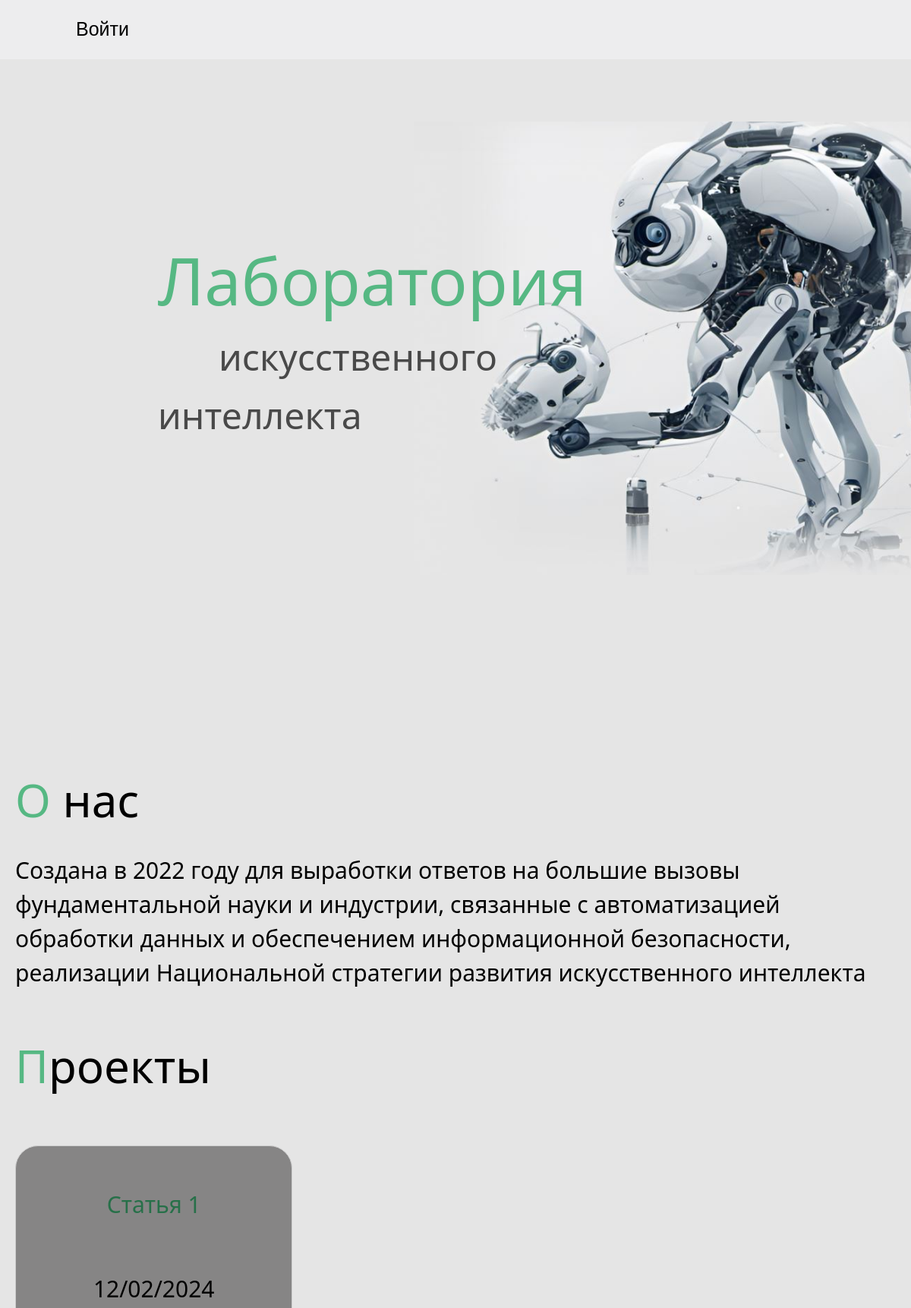
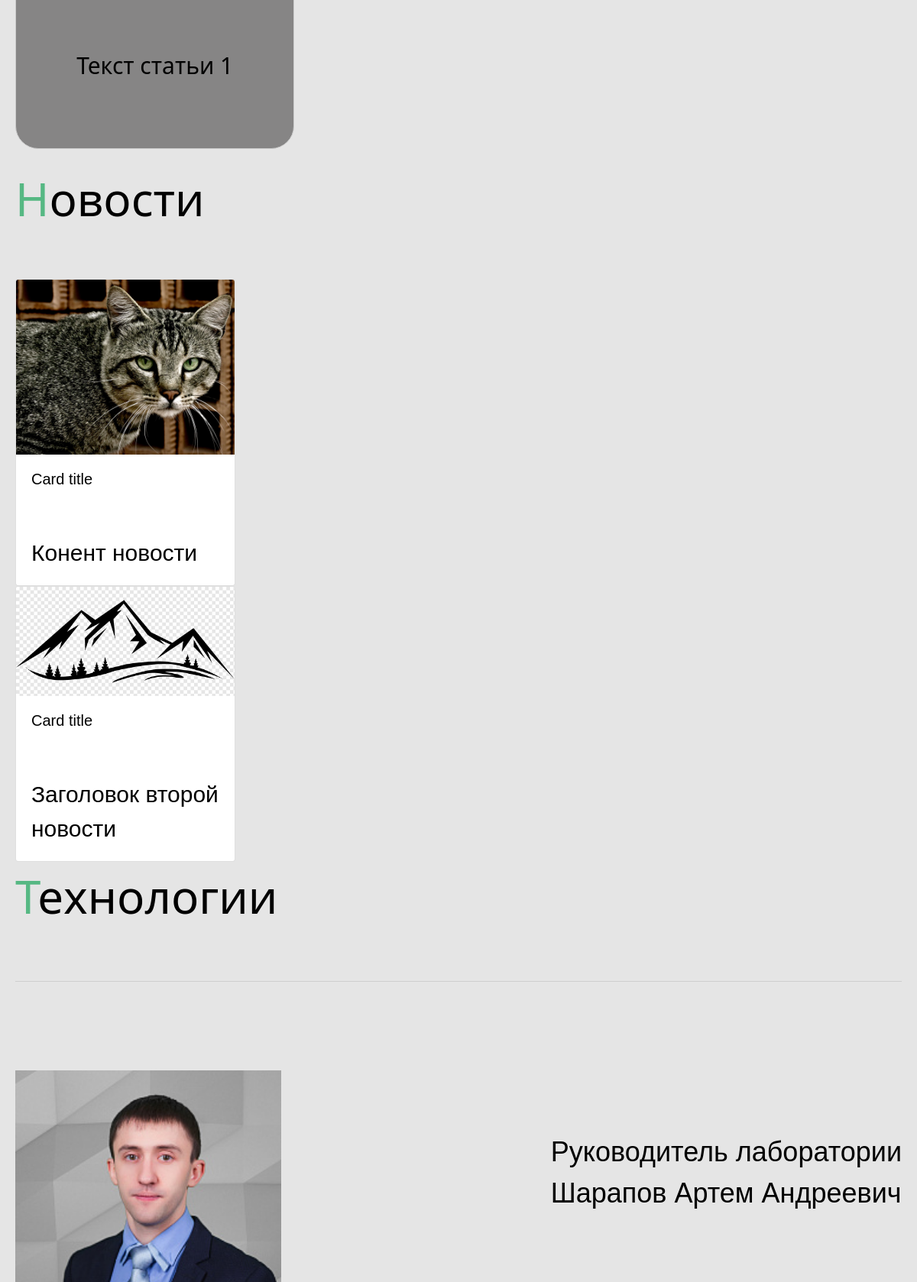
The page / (upper part) on the database its author committed (2 pictures, top to bottom).
### tables this page shows
CREATE TABLE posts (
    id INTEGER PRIMARY KEY AUTOINCREMENT,
    created TIMESTAMP NOT NULL DEFAULT CURRENT_TIMESTAMP,
    title TEXT NOT NULL,
    content TEXT NOT NULL,
    status TEXT DEFAULT draft,
    author TEXT NOT NULL
);

CREATE TABLE news (
    id INTEGER PRIMARY KEY AUTOINCREMENT,
    content TEXT NOT NULL,
    img TEXT NOT NULL
);

### app.py (the view)
@app.route("/")
def index():
    path = url_for('static', filename='img/robot.jpg')
    path1 = url_for('static', filename='img/ruk.jpg')
    path2 = url_for('static', filename='img/robot2.jpg')
    path3 = url_for('static', filename='php/sender.php')
    is_admin = None
    if str(current_user.is_authenticated) != 'False':
        is_admin = int(current_user.get_admin())
    else:
        is_admin = None
    return render_template(
        'index.html',
        res = dbase.getNewsJSON(),
        tecnol=dbase.getTechnJSON(),
        posts=dbase.getJSON(),
        path=path,
        path1=path1,
        path2=path2,
        path3=path3,
        auth_user=str(current_user.is_authenticated),
        is_admin=is_admin
    )

### DataBase.py (called while the page is built)
    def getJSON(self):
        sql = '''SELECT * FROM posts'''
        try:
            self.__cur.execute(sql)
            res = self.__cur.fetchall()
            if res:
                blocks_list = [dict(ix) for ix in res]
                return blocks_list
        except:
            return False
        return []

    def getTechnJSON(self):
        sql = '''SELECT * FROM technologies'''
        try:
            self.__cur.execute(sql)
            res = self.__cur.fetchall()
            if res:
                blocks_list = [dict(ix) for ix in res]
                return blocks_list
        except:
            return False
        return []

    def getNewsJSON(self):
        sql = '''SELECT * FROM news'''
        try:
            self.__cur.execute(sql)
            res = self.__cur.fetchall()
            if res:
                blocks_list = [dict(ix) for ix in res]
                return blocks_list
        except:
            return False
        return []

### app.py (called while the page is built)
@app.before_request
def before_request():
    global dbase
    db = get_db()
    dbase = DataBase(db)

def connect_db():
    conn = sqlite3.connect(app.config['DATABASE'], check_same_thread=False)
    conn.row_factory = sqlite3.Row
    return conn

def get_db():
    if not hasattr(g, 'link_db'):
        g.link_db = connect_db()
    return g.link_db

### templates/index.html (shortened to what this page needs)
{% extends 'base.html' %}
{% block content %}
    <link type="text/css" href="{{ url_for('static', filename='css/style1.css') }}" rel="stylesheet"/>
    <div class="wrapper">
        <div class="home__cover content" id="masedam">
            <img class="home__cover--image" src="{{ path }}" align="left">
            <div class="bottom-left"><span>Лаборатория</span><br>
                <div class="bottom-l">искусственного</div>
                <br>интеллекта
            </div>
        </div>
        <div class="content mt-5">
            <div class="about" id="dev">
                О нас
            </div>
            <div class="txt">
                Создана в 2022 году для выработки ответов на большие вызовы фундаментальной науки и индустрии,
                связанные
                с
                автоматизацией обработки данных и обеспечением информационной безопасности, реализации Национальной
                стратегии
                развития искусственного интеллекта
            </div>
            <div class="about" id="naszabuv">
                Проекты
            </div>
            <div class="proj">
                <div class="pram">
                    {% for post in posts %}
                        {% if post["status"] == 'public' %}
                            <div class="child"><p class="Z">{{ post['title'] }}
                                <p>{{ post['created'] }}
                                <p>{{ post['content'] }}
                                <p class="Z">{{ post['autor'] }}
                            </div>
                        {% endif %}
                    {% endfor %}
                </div>
            </div>
            <div class="about" id="kirasib">
                Новости
            </div>
            {% for post in res %}
            <div class="row row-cols-1 row-cols-md-3 g-4">
                <div class="col">
                  <div class="card" style="width: 18rem;">
                    <img src=".{{ post['img'] }}" class="card-img-top">
                    <div class="card-body">
                      <h5 class="card-title">Card title</h5>
                      <p class="card-text">{{ post['content'] }}</p>
                    </div>
                  </div>
                </div>
            </div>
            {% endfor %}
            <div class="about" id="kirasib">
                Технологии
            </div>
            <hr>
            <div class="imcontent d-flex justify-content-between">
                <div class="Im">
                    <img src="{{ path1 }}"/>
                </div>
                <div class="tx">
                    Руководитель лаборатории<br>Шарапов Артем Андреевич</p>
                </div>
            </div>
        </div>
    </div>
{% endblock %}

### static/css/style.css (style rules this page uses)
html, body { font-family: Arial, Helvetica, sans-serif; margin: 0; padding: 0; width: 100%; color: #000; min-height: 100vh; background: rgba(229, 229, 229, 1); }
img { float: right; width: 60%; height: auto; }
.wrapper { overflow-x: hidden; max-width: 100vw; position: relative; }
.content { max-width: 1400px; margin: 0 auto; padding: 0 20px; }
.home__cover { width: calc(100vw - 50px); margin: 0 auto; height: 100vh; }
.home__cover--image { top: -7rem; position: absolute; right: -5rem; width: 70%; }
.bottom-left { position: absolute; top: 9rem; color: #494949; left: 13rem; font-size: 4vw; font-family: 'Segoe UI', Tahoma, Geneva, Verdana, sans-serif, sans-serif; }
.bottom-l { margin-right: -100px; margin-left: 80px; margin-bottom: -10%; left: 106px; }
.bottom-left span { color: #56B883; padding-right: 100px; font-size: 180%; }
img { object-position: right top; margin-right: -105px; float: right; width: 70%; }
p { padding-top: 50px; font-size: 20px; }
.about { font-size: 60px; margin-bottom: 10px; font-family: 'Segoe UI', Tahoma, Geneva, Verdana, sans-serif, sans-serif; font-weight: 20; padding-bottom: 50px; clear: both; }
hr { width: 100%; border-color: #482525; padding: 0px; }
.about::first-letter { color: #56B883; }
.proj { width: auto; }
.pram { width: auto; height: auto; overflow-y: scroll; white-space: nowrap; }
.txt { margin-top: -35px; margin-bottom: 35px; font-family: 'Segoe UI', Tahoma, Geneva, Verdana, sans-serif, sans-serif; font-weight: 20; font-size: 30px; padding-bottom: 20px; clear: both; }
.imcontent { padding: 100px 0; }
.Im { width: 30%; }
.Im > img { width: 100%; float: none; }
.tx { font-size: 3vw; margin-top: 80px; }
.child { display: inline-block; vertical-align: top; width: auto; height: auto; margin: 0 20px 20px 0; text-align: center; padding: 4px; border: 2px solid #867d7d; word-wrap: break-word; background: #868585; font-size: 20px; border: 1px solid #ccc; -webkit-box-sizing: border-box; -moz-box-sizing: border-box; box-sizing: border-box; white-space: normal; border-radius: 30px; font-family: 'Segoe UI', Tahoma, Geneva, Verdana, sans-serif, sans-serif; font-weight: 20; width: 31.5%; }
.Z { color: #277049; }

### static/css/style1.css (style rules this page uses)
html, body { font-family: Arial, Helvetica, sans-serif; margin: 0; padding: 0; height: 100%; width: 100%; color: #000; background: rgba(229, 229, 229, 1); }
.bottom-l { margin-right: -100px; margin-left: 80px; margin-bottom: -10%; left: 106px; }
.bottom-left span { color: #56B883; padding-right: 100px; font-size: 180%; }
img { object-position: right top; margin-right: -105px; float: right; width: 70%; }
p { padding-top: 50px; font-size: 30px; }
.about { font-size: 60px; margin-bottom: 10px; font-family: 'Segoe UI', Tahoma, Geneva, Verdana, sans-serif, sans-serif; font-weight: 20; padding-bottom: 50px; clear: both; }
hr { width: initial; }
.about::first-letter { color: #56B883; }
.proj { width: auto; }
.txt { margin-top: -35px; margin-bottom: 35px; font-family: 'Segoe UI', Tahoma, Geneva, Verdana, sans-serif, sans-serif; font-weight: 20; font-size: 30px; padding-bottom: 20px; clear: both; }
.Z { color: #277049; }

### rows shown on the page
posts: title "Статья 1", created "12/02/2024", content "Текст статьи 1"
news: img (placeholder picture), content "Конент новости"
news: img (picture), content "Заголовок второй новости"
